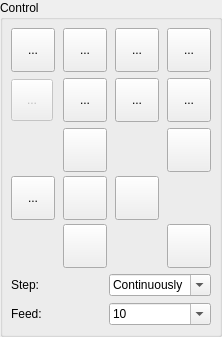
         <widget class="QGroupBox" name="grpControl">
          <property name="title">
           <string>Control</string>
          </property>
          <property name="overrided" stdset="0">
           <bool>false</bool>
          </property>
          <layout class="QVBoxLayout" name="verticalLayout" stretch="0,0,0">
           <property name="leftMargin">
            <number>8</number>
           </property>
           <property name="topMargin">
            <number>8</number>
           </property>
           <property name="rightMargin">
            <number>8</number>
           </property>
           <property name="bottomMargin">
            <number>9</number>
           </property>
           <item>
            <layout class="QGridLayout" name="gridLayout_5">
             <property name="horizontalSpacing">
              <number>8</number>
             </property>
             <item row="0" column="1">
              <widget class="StyledToolButton" name="cmdHome">
               <property name="minimumSize">
                <size>
                 <width>44</width>
                 <height>44</height>
                </size>
               </property>
               <property name="toolTip">
                <string>Home</string>
               </property>
               <property name="text">
                <string>...</string>
               </property>
               <property name="icon">
                <iconset resource="images.qrc">
                 <normaloff>:/images/search_for_home2.png</normaloff>:/images/search_for_home2.png</iconset>
               </property>
               <property name="iconSize">
                <size>
                 <width>30</width>
                 <height>30</height>
                </size>
               </property>
              </widget>
             </item>
             <item row="0" column="2">
              <widget class="StyledToolButton" name="cmdTouch">
               <property name="minimumSize">
                <size>
                 <width>44</width>
                 <height>44</height>
                </size>
               </property>
               <property name="toolTip">
                <string>Z-probe</string>
               </property>
               <property name="text">
                <string>...</string>
               </property>
               <property name="icon">
                <iconset resource="images.qrc">
                 <normaloff>:/images/search_for_z.png</normaloff>:/images/search_for_z.png</iconset>
               </property>
               <property name="iconSize">
                <size>
                 <width>30</width>
                 <height>30</height>
                </size>
               </property>
              </widget>
             </item>
             <item row="0" column="3">
              <widget class="StyledToolButton" name="cmdZeroXY">
               <property name="minimumSize">
                <size>
                 <width>44</width>
                 <height>44</height>
                </size>
               </property>
               <property name="toolTip">
                <string>Zero XY</string>
               </property>
               <property name="text">
                <string>...</string>
               </property>
               <property name="icon">
                <iconset resource="images.qrc">
                 <normaloff>:/images/axis_zero.png</normaloff>:/images/axis_zero.png</iconset>
               </property>
               <property name="iconSize">
                <size>
                 <width>30</width>
                 <height>30</height>
                </size>
               </property>
              </widget>
             </item>
             <item row="0" column="4">
              <widget class="StyledToolButton" name="cmdZeroZ">
               <property name="minimumSize">
                <size>
                 <width>44</width>
                 <height>44</height>
                </size>
               </property>
               <property name="toolTip">
                <string>Zero Z</string>
               </property>
               <property name="text">
                <string>...</string>
               </property>
               <property name="icon">
                <iconset resource="images.qrc">
                 <normaloff>:/images/zero_z.png</normaloff>:/images/zero_z.png</iconset>
               </property>
               <property name="iconSize">
                <size>
                 <width>30</width>
                 <height>30</height>
                </size>
               </property>
              </widget>
             </item>
             <item row="1" column="1">
              <widget class="StyledToolButton" name="cmdRestoreOrigin">
               <property name="enabled">
                <bool>false</bool>
               </property>
               <property name="minimumSize">
                <size>
                 <width>42</width>
                 <height>42</height>
                </size>
               </property>
               <property name="toolTip">
                <string>Restore origin</string>
               </property>
               <property name="text">
                <string>...</string>
               </property>
               <property name="icon">
                <iconset resource="images.qrc">
                 <normaloff>:/images/origin.png</normaloff>:/images/origin.png</iconset>
               </property>
               <property name="iconSize">
                <size>
                 <width>30</width>
                 <height>30</height>
                </size>
               </property>
              </widget>
             </item>
             <item row="1" column="2">
              <widget class="StyledToolButton" name="cmdSafePosition">
               <property name="minimumSize">
                <size>
                 <width>44</width>
                 <height>44</height>
                </size>
               </property>
               <property name="toolTip">
                <string>Safe position</string>
               </property>
               <property name="text">
                <string>...</string>
               </property>
               <property name="icon">
                <iconset resource="images.qrc">
                 <normaloff>:/images/run.png</normaloff>:/images/run.png</iconset>
               </property>
               <property name="iconSize">
                <size>
                 <width>30</width>
                 <height>30</height>
                </size>
               </property>
              </widget>
             </item>
             <item row="1" column="3">
              <widget class="StyledToolButton" name="cmdReset">
               <property name="minimumSize">
                <size>
                 <width>44</width>
                 <height>44</height>
                </size>
               </property>
               <property name="toolTip">
                <string>Reset</string>
               </property>
               <property name="text">
                <string>...</string>
               </property>
               <property name="icon">
                <iconset resource="images.qrc">
                 <normaloff>:/images/restart.png</normaloff>:/images/restart.png</iconset>
               </property>
               <property name="iconSize">
                <size>
                 <width>30</width>
                 <height>30</height>
                </size>
               </property>
              </widget>
             </item>
             <item row="1" column="4">
              <widget class="StyledToolButton" name="cmdUnlock">
               <property name="enabled">
                <bool>true</bool>
               </property>
               <property name="minimumSize">
                <size>
                 <width>44</width>
                 <height>44</height>
                </size>
               </property>
               <property name="toolTip">
                <string>Unlock</string>
               </property>
               <property name="text">
                <string>...</string>
               </property>
               <property name="icon">
                <iconset resource="images.qrc">
                 <normaloff>:/images/unlock.png</normaloff>:/images/unlock.png</iconset>
               </property>
               <property name="iconSize">
                <size>
                 <width>24</width>
                 <height>24</height>
                </size>
               </property>
              </widget>
             </item>
            </layout>
           </item>
           <item>
            <layout class="QGridLayout" name="gridLayout_3">
             <property name="horizontalSpacing">
              <number>8</number>
             </property>
             <property name="verticalSpacing">
              <number>4</number>
             </property>
             <item row="2" column="0">
              <widget class="StyledToolButton" name="cmdXMinus">
               <property name="sizePolicy">
                <sizepolicy hsizetype="Fixed" vsizetype="Fixed">
                 <horstretch>0</horstretch>
                 <verstretch>0</verstretch>
                </sizepolicy>
               </property>
               <property name="minimumSize">
                <size>
                 <width>44</width>
                 <height>44</height>
                </size>
               </property>
               <property name="toolTip">
                <string>X-</string>
               </property>
               <property name="text">
                <string>...</string>
               </property>
               <property name="icon">
                <iconset resource="images.qrc">
                 <normaloff>:/images/1401561986_chevron-left.png</normaloff>:/images/1401561986_chevron-left.png</iconset>
               </property>
               <property name="iconSize">
                <size>
                 <width>30</width>
                 <height>30</height>
                </size>
               </property>
              </widget>
             </item>
             <item row="3" column="1">
              <layout class="QHBoxLayout" name="horizontalLayout_13">
               <property name="spacing">
                <number>0</number>
               </property>
               <item>
                <widget class="StyledToolButton" name="cmdYMinus">
                 <property name="sizePolicy">
                  <sizepolicy hsizetype="Fixed" vsizetype="Fixed">
                   <horstretch>0</horstretch>
                   <verstretch>0</verstretch>
                  </sizepolicy>
                 </property>
                 <property name="minimumSize">
                  <size>
                   <width>44</width>
                   <height>44</height>
                  </size>
                 </property>
                 <property name="toolTip">
                  <string>Y-</string>
                 </property>
                 <property name="text">
                  <string/>
                 </property>
                 <property name="icon">
                  <iconset resource="images.qrc">
                   <normaloff>:/images/1401562173_chevron-down.png</normaloff>:/images/1401562173_chevron-down.png</iconset>
                 </property>
                 <property name="iconSize">
                  <size>
                   <width>30</width>
                   <height>30</height>
                  </size>
                 </property>
                </widget>
               </item>
              </layout>
             </item>
             <item row="2" column="2">
              <widget class="StyledToolButton" name="cmdXPlus">
               <property name="sizePolicy">
                <sizepolicy hsizetype="Fixed" vsizetype="Fixed">
                 <horstretch>0</horstretch>
                 <verstretch>0</verstretch>
                </sizepolicy>
               </property>
               <property name="minimumSize">
                <size>
                 <width>44</width>
                 <height>44</height>
                </size>
               </property>
               <property name="toolTip">
                <string>X+</string>
               </property>
               <property name="text">
                <string/>
               </property>
               <property name="icon">
                <iconset resource="images.qrc">
                 <normaloff>:/images/1401562173_chevron-right.png</normaloff>:/images/1401562173_chevron-right.png</iconset>
               </property>
               <property name="iconSize">
                <size>
                 <width>30</width>
                 <height>30</height>
                </size>
               </property>
              </widget>
             </item>
             <item row="0" column="1">
              <layout class="QHBoxLayout" name="horizontalLayout_12">
               <property name="spacing">
                <number>0</number>
               </property>
               <item>
                <widget class="StyledToolButton" name="cmdYPlus">
                 <property name="sizePolicy">
                  <sizepolicy hsizetype="Fixed" vsizetype="Fixed">
                   <horstretch>0</horstretch>
                   <verstretch>0</verstretch>
                  </sizepolicy>
                 </property>
                 <property name="minimumSize">
                  <size>
                   <width>44</width>
                   <height>44</height>
                  </size>
                 </property>
                 <property name="toolTip">
                  <string>Y+</string>
                 </property>
                 <property name="text">
                  <string/>
                 </property>
                 <property name="icon">
                  <iconset resource="images.qrc">
                   <normaloff>:/images/1401562173_chevron-up.png</normaloff>:/images/1401562173_chevron-up.png</iconset>
                 </property>
                 <property name="iconSize">
                  <size>
                   <width>30</width>
                   <height>30</height>
                  </size>
                 </property>
                </widget>
               </item>
              </layout>
             </item>
             <item row="0" column="3">
              <layout class="QHBoxLayout" name="horizontalLayout_25">
               <property name="spacing">
                <number>0</number>
               </property>
               <item>
                <spacer name="horizontalSpacer">
                 <property name="orientation">
                  <enum>Qt::Horizontal</enum>
                 </property>
                 <property name="sizeHint" stdset="0">
                  <size>
                   <width>0</width>
                   <height>20</height>
                  </size>
                 </property>
                </spacer>
               </item>
               <item>
                <widget class="StyledToolButton" name="cmdZPlus">
                 <property name="sizePolicy">
                  <sizepolicy hsizetype="Fixed" vsizetype="Fixed">
                   <horstretch>0</horstretch>
                   <verstretch>0</verstretch>
                  </sizepolicy>
                 </property>
                 <property name="minimumSize">
                  <size>
                   <width>44</width>
                   <height>44</height>
                  </size>
                 </property>
                 <property name="toolTip">
                  <string>Z+</string>
                 </property>
                 <property name="text">
                  <string/>
                 </property>
                 <property name="icon">
                  <iconset resource="images.qrc">
                   <normaloff>:/images/1401562699_icon-arrow-up-b.png</normaloff>:/images/1401562699_icon-arrow-up-b.png</iconset>
                 </property>
                 <property name="iconSize">
                  <size>
                   <width>28</width>
                   <height>28</height>
                  </size>
                 </property>
                </widget>
               </item>
              </layout>
             </item>
             <item row="3" column="3">
              <layout class="QHBoxLayout" name="horizontalLayout_26">
               <property name="spacing">
                <number>0</number>
               </property>
               <item>
                <spacer name="horizontalSpacer_2">
                 <property name="orientation">
                  <enum>Qt::Horizontal</enum>
                 </property>
                 <property name="sizeHint" stdset="0">
                  <size>
                   <width>0</width>
                   <height>20</height>
                  </size>
                 </property>
                </spacer>
               </item>
               <item>
                <widget class="StyledToolButton" name="cmdZMinus">
                 <property name="sizePolicy">
                  <sizepolicy hsizetype="Fixed" vsizetype="Fixed">
                   <horstretch>0</horstretch>
                   <verstretch>0</verstretch>
                  </sizepolicy>
                 </property>
                 <property name="minimumSize">
                  <size>
                   <width>44</width>
                   <height>44</height>
                  </size>
                 </property>
                 <property name="toolTip">
                  <string>Z-</string>
                 </property>
                 <property name="text">
                  <string/>
                 </property>
                 <property name="icon">
                  <iconset resource="images.qrc">
                   <normaloff>:/images/1401562699_icon-arrow-down-b.png</normaloff>:/images/1401562699_icon-arrow-down-b.png</iconset>
                 </property>
                 <property name="iconSize">
                  <size>
                   <width>28</width>
                   <height>28</height>
                  </size>
                 </property>
                </widget>
               </item>
              </layout>
             </item>
             <item row="2" column="1">
              <layout class="QHBoxLayout" name="horizontalLayout_15">
               <property name="spacing">
                <number>0</number>
               </property>
               <item>
                <widget class="StyledToolButton" name="cmdStop">
                 <property name="sizePolicy">
                  <sizepolicy hsizetype="Fixed" vsizetype="Fixed">
                   <horstretch>0</horstretch>
                   <verstretch>0</verstretch>
                  </sizepolicy>
                 </property>
                 <property name="minimumSize">
                  <size>
                   <width>44</width>
                   <height>44</height>
                  </size>
                 </property>
                 <property name="toolTip">
                  <string>Stop</string>
                 </property>
                 <property name="text">
                  <string/>
                 </property>
                 <property name="icon">
                  <iconset resource="images.qrc">
                   <normaloff>:/images/brake.png</normaloff>:/images/brake.png</iconset>
                 </property>
                 <property name="iconSize">
                  <size>
                   <width>30</width>
                   <height>30</height>
                  </size>
                 </property>
                </widget>
               </item>
              </layout>
             </item>
            </layout>
           </item>
           <item>
            <layout class="QGridLayout" name="gridLayout_8">
             <property name="verticalSpacing">
              <number>7</number>
             </property>
             <item row="0" column="1">
              <widget class="ComboBoxKey" name="cboJogStep">
               <property name="editable">
                <bool>true</bool>
               </property>
               <property name="insertPolicy">
                <enum>QComboBox::NoInsert</enum>
               </property>
               <item>
                <property name="text">
                 <string>Continuously</string>
                </property>
               </item>
               <item>
                <property name="text">
                 <string>0.01</string>
                </property>
               </item>
               <item>
                <property name="text">
                 <string>0.1</string>
                </property>
               </item>
               <item>
                <property name="text">
                 <string>1</string>
                </property>
               </item>
               <item>
                <property name="text">
                 <string>5</string>
                </property>
               </item>
               <item>
                <property name="text">
                 <string>10</string>
                </property>
               </item>
               <item>
                <property name="text">
                 <string>100</string>
                </property>
               </item>
              </widget>
             </item>
             <item row="0" column="0">
              <widget class="QLabel" name="label_20">
               <property name="text">
                <string>Step:</string>
               </property>
              </widget>
             </item>
             <item row="1" column="0">
              <widget class="QLabel" name="label_22">
               <property name="text">
                <string>Feed:</string>
               </property>
              </widget>
             </item>
             <item row="1" column="1">
              <widget class="ComboBoxKey" name="cboJogFeed">
               <property name="editable">
                <bool>true</bool>
               </property>
               <property name="insertPolicy">
                <enum>QComboBox::NoInsert</enum>
               </property>
               <item>
                <property name="text">
                 <string>10</string>
                </property>
               </item>
               <item>
                <property name="text">
                 <string>50</string>
                </property>
               </item>
               <item>
                <property name="text">
                 <string>100</string>
                </property>
               </item>
               <item>
                <property name="text">
                 <string>500</string>
                </property>
               </item>
               <item>
                <property name="text">
                 <string>1000</string>
                </property>
               </item>
               <item>
                <property name="text">
                 <string>2000</string>
                </property>
               </item>
              </widget>
             </item>
            </layout>
           </item>
          </layout>
         </widget>
